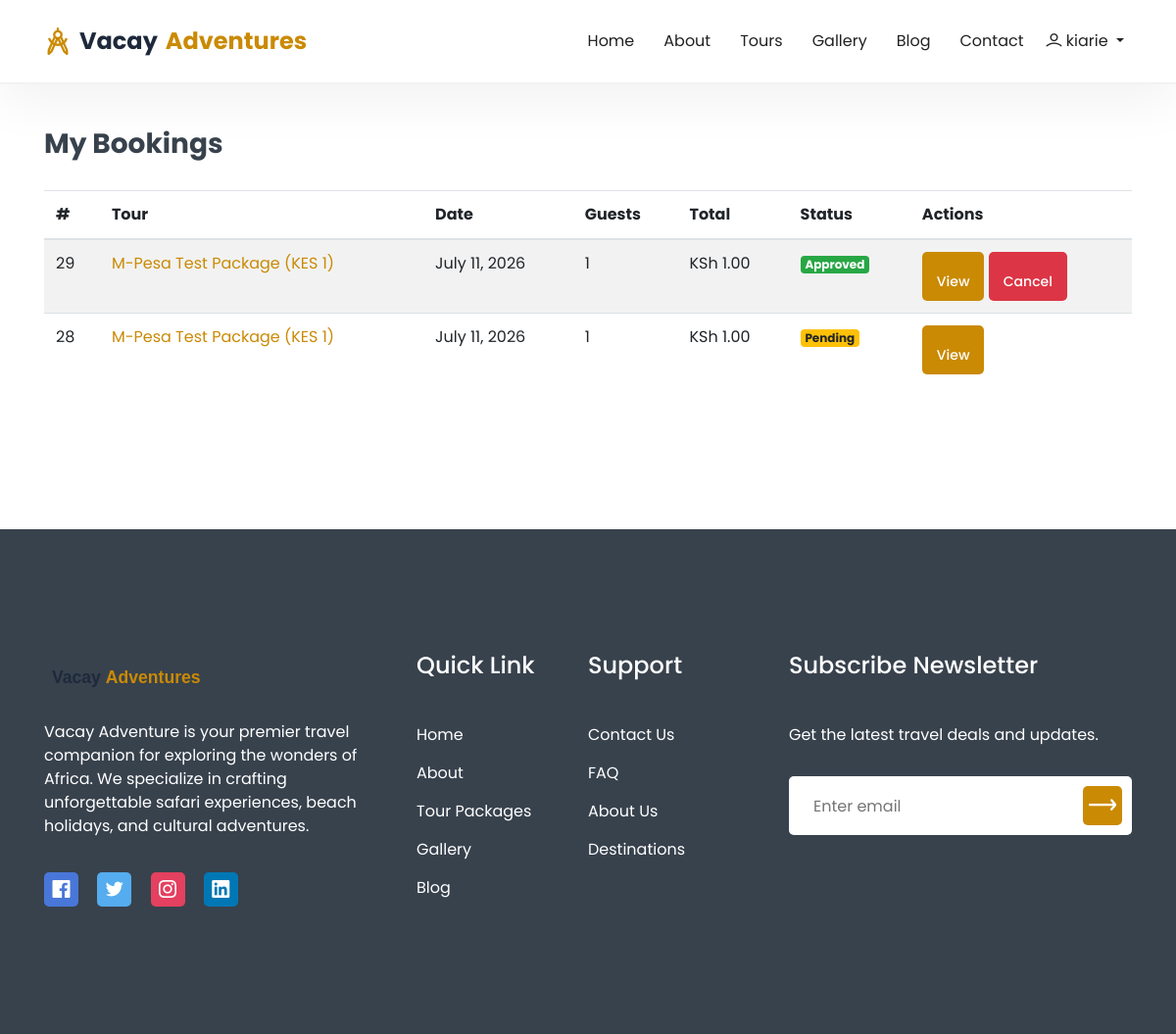
/bookings/my/ (signed in), run on the app's committed database.
### bookings/models.py (models this page shows, shortened)
class Booking(models.Model):
    STATUS_CHOICES = [
        ('pending', 'Pending'),
        ('approved', 'Approved'),
        ('cancelled', 'Cancelled'),
        ('completed', 'Completed'),
    ]
    user = models.ForeignKey(User, on_delete=models.CASCADE, related_name='bookings')
    tour = models.ForeignKey(TourPackage, on_delete=models.CASCADE, related_name='bookings')
    travel_date = models.DateField()
    adults = models.IntegerField(default=1)
    children = models.IntegerField(default=0)
    special_requests = models.TextField(blank=True)
    total_price = models.DecimalField(max_digits=12, decimal_places=2)
    status = models.CharField(max_length=20, choices=STATUS_CHOICES, default='pending')
    booking_date = models.DateTimeField(auto_now_add=True)
    updated_at = models.DateTimeField(auto_now=True)
    class Meta:
        ordering = ['-booking_date']
    def total_guests(self):
        return self.adults + self.children

### tours/models.py (models this page shows, shortened)
class TourPackage(models.Model):
    DIFFICULTY_CHOICES = [('easy', 'Easy'), ('moderate', 'Moderate'), ('challenging', 'Challenging')]
    CATEGORY_CHOICES = [
        ('safari', 'Safari'), ('beach', 'Beach'), ('cultural', 'Cultural'),
        ('adventure', 'Adventure'), ('wildlife', 'Wildlife'), ('luxury', 'Luxury'),
    ]
    STATUS_CHOICES = [('draft', 'Draft'), ('published', 'Published')]
    destination = models.ForeignKey(Destination, on_delete=models.SET_NULL, null=True, related_name='tours')
    title = models.CharField(max_length=300)
    slug = models.SlugField(unique=True, blank=True)
    description = models.TextField()
    duration_days = models.IntegerField()
    duration_nights = models.IntegerField(default=0)
    price = models.DecimalField(max_digits=12, decimal_places=2)
    discount_price = models.DecimalField(max_digits=12, decimal_places=2, blank=True, null=True)
    max_guests = models.IntegerField(default=20)
    available_seats = models.IntegerField(default=20)
    difficulty = models.CharField(max_length=20, choices=DIFFICULTY_CHOICES, default='moderate')
    category = models.CharField(max_length=50, choices=CATEGORY_CHOICES, default='safari')
    hotel = models.ForeignKey(Hotel, on_delete=models.SET_NULL, null=True, blank=True, related_name='tours')
    vehicle = models.ForeignKey(Vehicle, on_delete=models.SET_NULL, null=True, blank=True, related_name='tours')
    guide = models.ForeignKey(TourGuide, on_delete=models.SET_NULL, null=True, blank=True, related_name='tours')
    included_services = models.TextField(blank=True, help_text='List items separated by newline')
    excluded_services = models.TextField(blank=True, help_text='List items separated by newline')
    image = models.ImageField(upload_to='tours/', blank=True, null=True, help_text='Main tour image (shown in listings). Individual gallery images below.')
    meeting_point = models.CharField(max_length=500, blank=True)
    start_date = models.DateField(blank=True, null=True)
    end_date = models.DateField(blank=True, null=True)
    itinerary = models.TextField(blank=True, help_text='Day-by-day itinerary')
    status = models.CharField(max_length=20, choices=STATUS_CHOICES, default='published')
    is_featured = models.BooleanField(default=False)
    created_at = models.DateTimeField(auto_now_add=True)
    updated_at = models.DateTimeField(auto_now=True)
    class Meta:
        ordering = ['-created_at']

### core/models.py (models this page shows, shortened)
class SiteSetting(models.Model):
    site_name = models.CharField(max_length=200, default='Vacay Adventure')
    tagline = models.CharField(max_length=500, blank=True)
    logo = models.ImageField(upload_to='settings/', blank=True, null=True)
    favicon = models.ImageField(upload_to='settings/', blank=True, null=True)
    email = models.EmailField(blank=True)
    phone = models.CharField(max_length=20, blank=True)
    address = models.CharField(max_length=500, blank=True)
    facebook = models.URLField(blank=True)
    twitter = models.URLField(blank=True)
    instagram = models.URLField(blank=True)
    linkedin = models.URLField(blank=True)
    youtube = models.URLField(blank=True)
    about_short = models.TextField(blank=True)
    about_image = models.ImageField(upload_to='settings/', blank=True, null=True)
    trips_done = models.IntegerField(default=0)
    corporate_clients = models.IntegerField(default=0)
    visited_countries = models.IntegerField(default=0)
    team_members = models.IntegerField(default=0)
    hero_video_url = models.URLField(blank=True, help_text='Direct MP4 URL for the hero background video. Leave blank for default safari video.')
    created_at = models.DateTimeField(auto_now_add=True)
    updated_at = models.DateTimeField(auto_now=True)
    class Meta:
        verbose_name = 'Site Setting'
        verbose_name_plural = 'Site Settings'

### bookings/views.py (the view)
# urls.py: path('my/', views.user_bookings, name='user_bookings'),
@login_required
def user_bookings(request):
    bookings = Booking.objects.filter(user=request.user).order_by('-booking_date')
    return render(request, 'bookings/user_bookings.html', {'bookings': bookings})

### templates/bookings/user_bookings.html (shortened to what this page needs)
{% extends 'base.html' %}
{% load static %}
{% block content %}
<section class="pt-130 pb-130">
    <div class="container">
        <div class="row">
            <div class="col-12">
                <h3 class="mb-30">My Bookings</h3>
                {% if bookings %}
                <div class="table-responsive">
                    <table class="table table-striped">
                        <thead>
                            <tr>
                                <th>#</th>
                                <th>Tour</th>
                                <th>Date</th>
                                <th>Guests</th>
                                <th>Total</th>
                                <th>Status</th>
                                <th>Actions</th>
                            </tr>
                        </thead>
                        <tbody>
                            {% for booking in bookings %}
                            <tr>
                                <td>{{ booking.id }}</td>
                                <td><a href="{% url 'tour_detail' booking.tour.slug %}">{{ booking.tour.title }}</a></td>
                                <td>{{ booking.travel_date }}</td>
                                <td>{{ booking.total_guests }}</td>
                                <td>KSh {{ booking.total_price }}</td>
                                <td><span class="badge badge-{% if booking.status == 'approved' %}success{% elif booking.status == 'pending' %}warning{% elif booking.status == 'cancelled' %}danger{% else %}info{% endif %}">{{ booking.get_status_display }}</span></td>
                                <td>
                                    <a href="{% url 'bookings:booking_detail' booking.id %}" class="main-btn" style="padding:5px 15px;font-size:14px;">View</a>
                                    {% if booking.status == 'pending' and booking.payment.status == 'pending' %}
                                    <a href="{% url 'payments:mpesa_payment' booking.id %}" class="main-btn" style="padding:5px 15px;font-size:14px;background:#28a745;">Pay Now</a>
                                    {% elif booking.status == 'approved' %}
                                    <a href="{% url 'bookings:cancel_booking' booking.id %}" class="main-btn" style="padding:5px 15px;font-size:14px;background:#dc3545;" onclick="return confirm('Are you sure you want to cancel this booking?')">Cancel</a>
                                    {% endif %}
                                </td>
                            </tr>
                            {% endfor %}
                        </tbody>
                    </table>
                </div>
                {% else %}
                <p>You have no bookings yet. <a href="{% url 'tour_list' %}">Browse tours</a> to get started.</p>
                {% endif %}
            </div>
        </div>
    </div>
</section>
{% endblock %}

### templates/includes/navbar.html (shortened to what this page needs)
{% load static %}
<section class="header_area">
    <div class="header_navbar">
        <div class="container">
            <div class="row">
                <div class="col-lg-12">
                    <nav class="navbar navbar-expand-lg">
                        <a class="navbar-brand" href="/" style="font-size:24px;font-weight:700;color:#1e293b;display:flex;align-items:center;gap:8px">
                            <i class="lni lni-compass" style="color:#ca8a04;font-size:28px"></i>
                            Vacay <span style="color:#ca8a04">Adventures</span>
                        </a>
                        <div class="collapse navbar-collapse sub-menu-bar" id="navbarSupportedContent">
                            <ul id="nav" class="navbar-nav ml-auto">
                                <li class="nav-item {% if request.path == '/' %}active{% endif %}">
                                    <a class="page-scroll" href="/">Home</a>
                                </li>
                                <li class="nav-item {% if '/about' in request.path %}active{% endif %}">
                                    <a class="page-scroll" href="/about/">About</a>
                                </li>
                                <li class="nav-item {% if '/tours' in request.path or '/destinations' in request.path %}active{% endif %}">
                                    <a class="page-scroll" href="/tours/">Tours</a>
                                </li>
                                <li class="nav-item {% if '/gallery' in request.path %}active{% endif %}">
                                    <a class="page-scroll" href="/gallery/">Gallery</a>
                                </li>
                                <li class="nav-item {% if '/blog' in request.path %}active{% endif %}">
                                    <a class="page-scroll" href="/blog/">Blog</a>
                                </li>
                                <li class="nav-item {% if '/contact' in request.path %}active{% endif %}">
                                    <a class="page-scroll" href="/contact/">Contact</a>
                                </li>
                                {% if user.is_authenticated %}
                                <li class="nav-item dropdown">
                                    <a class="nav-link dropdown-toggle" href="#" id="userDropdown" role="button" data-toggle="dropdown" aria-haspopup="true" aria-expanded="false">
                                        <i class="lni lni-user"></i> {{ user.username }}
                                    </a>
                                </li>
                                {% else %}
                                <li class="nav-item">
                                    <a class="page-scroll" href="{% url 'accounts:login' %}" style="padding:30px 20px;color:#ca8a04;font-weight:600;display:inline-block;border:2px solid #ca8a04;border-radius:6px;line-height:1">Login</a>
                                </li>
                                {% endif %}
                            </ul>
                        </div>
                    </nav>
                </div>
            </div>
        </div>
    </div>
</section>

### templates/includes/footer.html (shortened to what this page needs)
{% load static %}
<section id="footer" class="footer_area">
    <div class="footer_widget pt-80 pb-130">
        <div class="container">
            <div class="row">
                <div class="col-lg-4 col-md-6 order-md-1 order-lg-1">
                    <div class="footer_about mt-50">
                        <a href="/">
                            {% if site_settings and site_settings.logo %}
                            <img src="{{ site_settings.logo.url }}" alt="{{ site_settings.site_name }}" height="40">
                            {% else %}
                            <img src="{% static 'images/logo.svg' %}" alt="Vacay Adventure" height="40">
                            {% endif %}
                        </a>
                        <p>{{ site_settings.about_short|default:'Explore the world with confidence. Vacay Adventure offers unforgettable travel experiences across Africa.' }}</p>
                        <ul class="social">
                            {% if site_settings.facebook %}<li><a class="social_1" href="{{ site_settings.facebook }}"><i class="lni lni-facebook-original"></i></a></li>{% endif %}
                            {% if site_settings.twitter %}<li><a class="social_2" href="{{ site_settings.twitter }}"><i class="lni lni-twitter-original"></i></a></li>{% endif %}
                            {% if site_settings.instagram %}<li><a class="social_3" href="{{ site_settings.instagram }}"><i class="lni lni-instagram-original"></i></a></li>{% endif %}
                            {% if site_settings.linkedin %}<li><a class="social_4" href="{{ site_settings.linkedin }}"><i class="lni lni-linkedin-original"></i></a></li>{% endif %}
                        </ul>
                    </div>
                </div>
                <div class="col-lg-4 col-md-12 order-md-3 order-lg-2">
                    <div class="footer_link_wrapper d-flex flex-wrap">
                        <div class="footer_link mt-45">
                            <h4 class="footer_title">Quick Link</h4>
                            <ul class="link">
                                <li><a href="/">Home</a></li>
                                <li><a href="/about/">About</a></li>
                                <li><a href="/tours/">Tour Packages</a></li>
                                <li><a href="/gallery/">Gallery</a></li>
                                <li><a href="/blog/">Blog</a></li>
                            </ul>
                        </div>
                        <div class="footer_link mt-45">
                            <h4 class="footer_title">Support</h4>
                            <ul class="link">
                                <li><a href="/contact/">Contact Us</a></li>
                                <li><a href="/faq/">FAQ</a></li>
                                <li><a href="/about/">About Us</a></li>
                                <li><a href="/destinations/">Destinations</a></li>
                            </ul>
                        </div>
                    </div>
                </div>
                <div class="col-lg-4 col-md-6 order-md-2 order-lg-3">
                    <div class="footer_subscribe mt-45">
                        <h4 class="footer_title">Subscribe Newsletter</h4>
                        <p>Get the latest travel deals and updates.</p>
                        <div class="subscribe_form">
                            <form action="{% url 'newsletter_subscribe' %}" method="POST">
                                <input type="email" name="email" placeholder="Enter email" required>
                                <button type="submit"><i class="lni lni-arrow-right"></i></button>
                            </form>
                        </div>
                    </div>
                </div>
            </div>
        </div>
    </div>
</section>

### data on the page
Booking: id "29", tour "M-Pesa Test Package (KES 1)", travel_date "July 11, 2026", total_guests "1", total_price "1.00", status "Approved", shows "Cancel"
Booking: id "28", tour "M-Pesa Test Package (KES 1)", travel_date "July 11, 2026", total_guests "1", total_price "1.00", status "Pending"
SiteSetting: about_short "Vacay Adventure is your premier travel companion for exploring the wonders of Africa. We specialize in crafting unforgettable safari experiences, beach holidays, and cultural adventures."

### other printed values
{{ user.username }} "kiarie"
